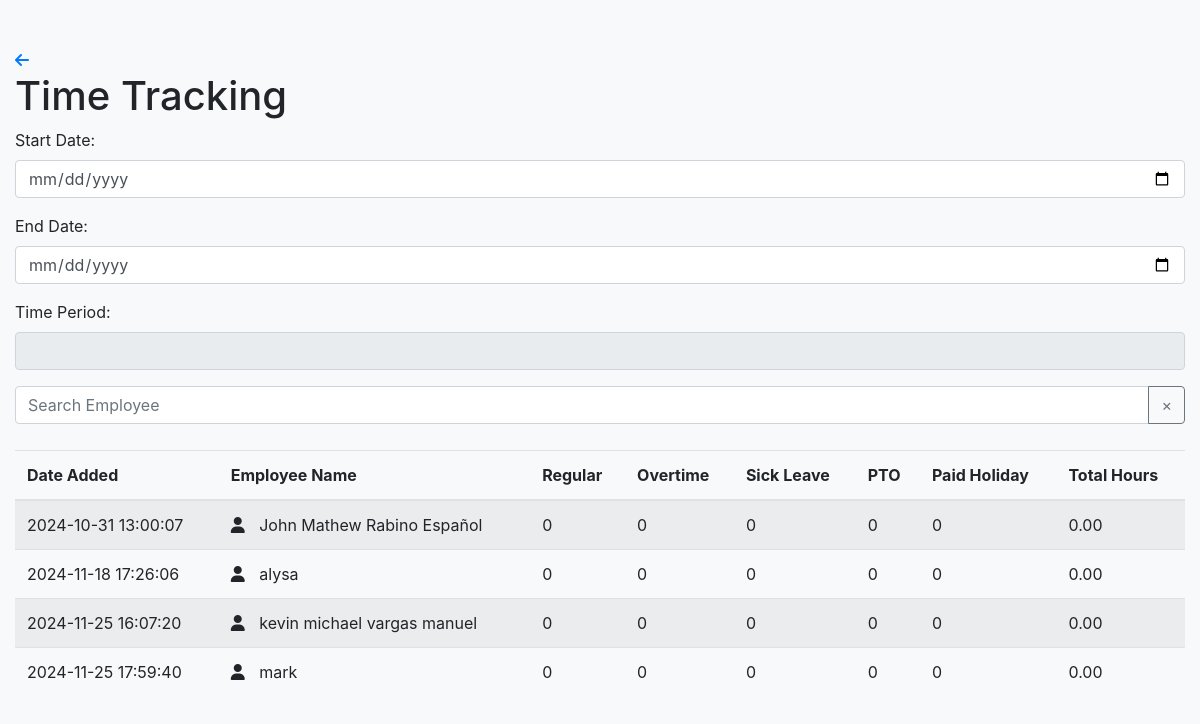
/Time/time.php, run on the app's committed database.
### tables this page shows
CREATE TABLE `time_tracking` (
  `id` int(11) NOT NULL,
  `employee_id` int(11) NOT NULL,
  `regular` int(11) DEFAULT 0,
  `overtime` int(11) DEFAULT 0,
  `sick_leave` int(11) DEFAULT 0,
  `pto` int(11) DEFAULT 0,
  `paid_holiday` int(11) DEFAULT 0,
  `date_added` datetime NOT NULL DEFAULT current_timestamp()
);

CREATE TABLE `employees` (
  `id` int(6) NOT NULL,
  `name` varchar(50) NOT NULL,
  `email` varchar(50) NOT NULL,
  `department` varchar(50) NOT NULL,
  `status` varchar(50) NOT NULL,
  `subjects` varchar(255) DEFAULT NULL,
  `gender` enum('Male','Female','Other') DEFAULT NULL
);

### Time/time.php (the view, shortened to what this page needs)
<?php
include '../Employees/db.php';
$sql = "
    SELECT
        e.id AS employee_id,
        e.name,
        tt.date_added,
        tt.regular,
        tt.overtime,
        tt.sick_leave,
        tt.pto,
        tt.paid_holiday
    FROM employees e
    LEFT JOIN time_tracking tt ON e.id = tt.employee_id
";
$result = $conn->query($sql);
?>
<!DOCTYPE html>
<html lang="en">
<head>
    <link href="https://stackpath.bootstrapcdn.com/bootstrap/4.5.2/css/bootstrap.min.css" rel="stylesheet">
    <link rel="stylesheet" href="../Time/timestyles.css">
    <link rel="stylesheet" href="https://cdnjs.cloudflare.com/ajax/libs/font-awesome/5.15.4/css/all.min.css">
</head>
<body>
<div class="container-fluid mt-5">
    <div class="header-container">
        <a href="../Employees.php" class="back-link">
            <i class="fas fa-arrow-left"></i>
        </a>
    </div>
    <div>
        <h1>Time Tracking</h1>
    </div>
    <div class="form-group">
        <label for="startDate">Start Date:</label>
        <input type="date" id="startDate" class="form-control" required>
    </div>
    <div class="form-group">
        <label for="endDate">End Date:</label>
        <input type="date" id="endDate" class="form-control" required>
    </div>
    <div class="form-group">
        <label for="timePeriod">Time Period:</label>
        <input type="text" id="timePeriod" class="form-control" readonly>
    </div>
    <div class="input-group mb-3">
        <input id="searchInput" type="text" class="form-control" placeholder="Search Employee">
        <div class="input-group-append">
            <button id="clearButton" class="btn btn-outline-secondary" type="button">&times;</button>
        </div>
    </div>
    <div class="table-responsive">
        <table class="table table-striped">
            <thead>
                <tr>
                    <th>Date Added</th>
                    <th>Employee Name</th>
                    <th>Regular</th>
                    <th>Overtime</th>
                    <th>Sick Leave</th>
                    <th>PTO</th>
                    <th>Paid Holiday</th>
                    <th>Total Hours</th>
                </tr>
            </thead>
            <tbody>
                <?php while ($row = $result->fetch_assoc()) { ?>
                    <tr class="employee">
                        <td><?php echo htmlspecialchars($row['date_added'] ?? 'N/A'); ?></td>
                        <td class="employee-name"><i class="fas fa-user"></i> <?php echo htmlspecialchars($row['name']); ?></td>
                        <td><?php echo htmlspecialchars($row['regular']); ?></td>
                        <td><?php echo htmlspecialchars($row['overtime']); ?></td>
                        <td><?php echo htmlspecialchars($row['sick_leave']); ?></td>
                        <td><?php echo htmlspecialchars($row['pto']); ?></td>
                        <td><?php echo htmlspecialchars($row['paid_holiday']); ?></td>
                        <td>
                            <?php
                            $total = ($row['regular'] ?? 0) + ($row['overtime'] ?? 0) + ($row['sick_leave'] ?? 0) + ($row['pto'] ?? 0) + ($row['paid_holiday'] ?? 0);
                            echo number_format($total, 2);
                            ?>
                        </td>
                    </tr>
                <?php } ?>
            </tbody>
        </table>
    </div>
</div>
</body>
</html>

### Time/timestyles.css (style rules this page uses)
body { background-color:#f8f9fa; }
.table { margin-top: 10px }
.fa-user { margin-right:10px; }

### data on the page
time_tracking: date_added "2024-10-31 13:00:07", employee.name "John Mathew Rabino Español", regular "0", overtime "0", sick_leave "0", pto "0", paid_holiday "0", total "0.00"
time_tracking: date_added "2024-11-18 17:26:06", employee.name "alysa", regular "0", overtime "0", sick_leave "0", pto "0", paid_holiday "0", total "0.00"
time_tracking: date_added "2024-11-25 16:07:20", employee.name "kevin michael vargas manuel", regular "0", overtime "0", sick_leave "0", pto "0", paid_holiday "0", total "0.00"
time_tracking: date_added "2024-11-25 17:59:40", employee.name "mark", regular "0", overtime "0", sick_leave "0", pto "0", paid_holiday "0", total "0.00"
